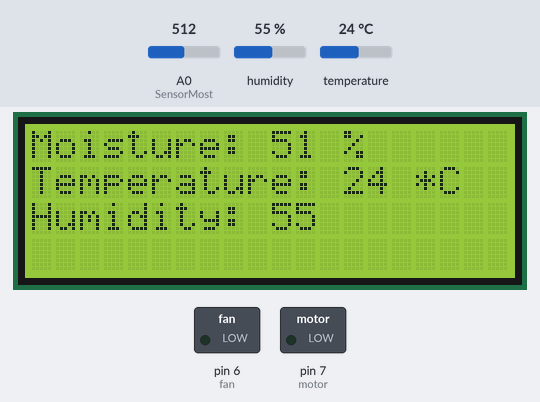
A sketch run on a simulated Arduino Uno, built with avr-gcc and run on an emulated ATmega328P. Shown: 20×4 character LCD, switched loads named in the sketch (green lamp = pin HIGH). Inputs (shaded band) come from the test bench; at power-on: temperature 24 °C, A0 (SensorMost) = 512, humidity 55 %. The local clock reads 2024-03-15 10:24:30 at power-on unless the sketch sets it.

Above: at 2.3 s.
2.4 s: temperature set to 29 °C
At 4.3 s:
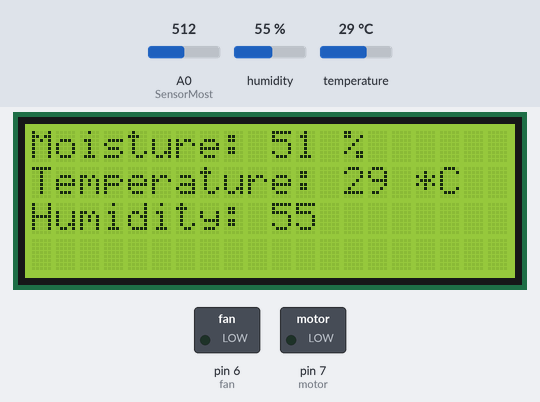
4.7 s: temperature set to 32 °C
At 5.6 s:
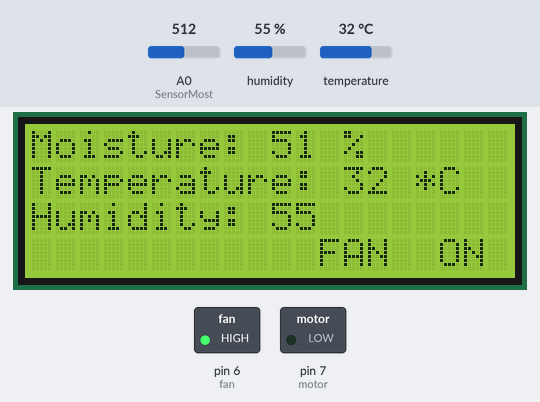
6.8 s: A0 (SensorMost) set to 310
8.3 s: A0 (SensorMost) set to 287
At 9.4 s:
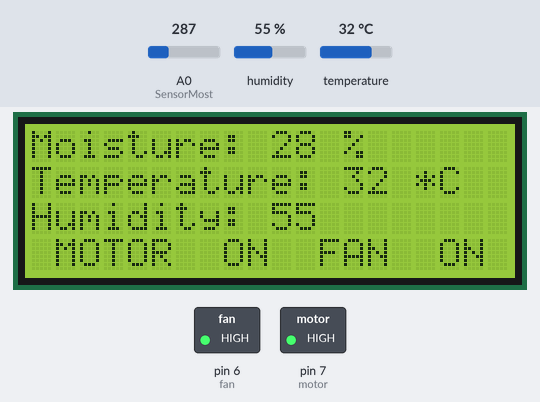
9.8 s: temperature set to 21 °C
At 12.1 s:
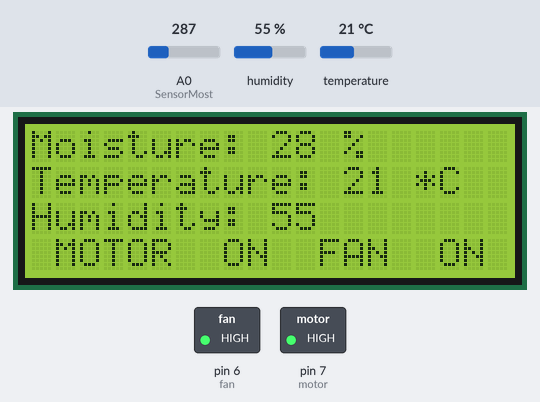
12.9 s: temperature set to 18 °C
At 13.8 s:
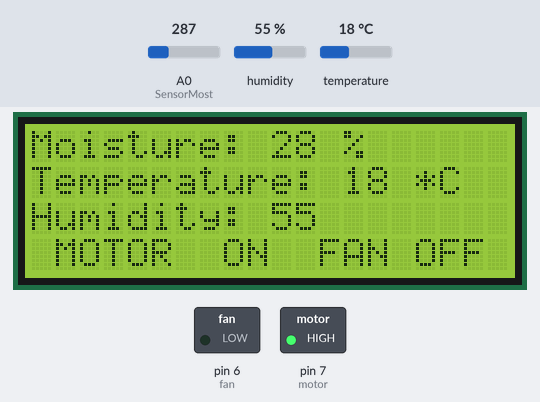
Timing chart, 0 to 15.9 s (numbered marks = the images above; inputs shaded):
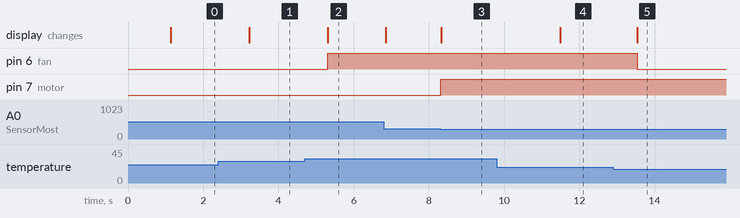

The sketch:

project.ino
```cpp
//PLEASE INCLUDE LIBRARIES FOR DHT11,LCD,SOFTWARE SERIAL,AND RTC BEFORE RUNNING THIS CODE

#include <Adafruit_Sensor.h>
#include <DHT.h>
#include <DHT_U.h>
#include <LiquidCrystal.h>
#include <SoftwareSerial.h>
#include <Wire.h>
#include "RTClib.h"
RTC_DS1307 rtc;
SoftwareSerial xbee(0,1);                   // connect Xbee to pin D0 and D1
LiquidCrystal lcd(13, 12, 11, 10, 9, 8);   //lcd(RS,E,D4,D5,D6,D7)
#define DHTTYPE DHT11                     // #define DHTTYPE DHT22  //for DHT22 Sensor
int DHTPIN = A1;                         // connect DTH11 to pin A1
int SensorMost = A0;                    // connect Soil moisture Sensor to A0
int fan = 6;                           // connect Relay Connected Fan to pin D6
int motor = 7;                        // connect Relay Connected Motor pump to pin D7
DHT dht(DHTPIN, DHTTYPE);
int Pastmotor,Presentmotor,Presentfan,Pastfan,SensorValue,PastValue,Temp,PTemp,Hum;
String FanState,MotorState;


void setup() {
  pinMode(motor, OUTPUT);
  pinMode(fan, OUTPUT);
  lcd.begin(20, 4);
  dht.begin();
  xbee.begin(9600);             //Baud rate set to 9600
  lcd.setCursor(7,1);
  lcd.print("WELCOME");

  rtc.adjust(DateTime(2020, 1, 21, 3, 0, 0));     //user specific date and time
//rtc.adjust(DateTime(F(__DATE__), F(__TIME__))); //present date and time

  xbee.println("                   IOT IRRIGATION");
  xbee.println();
  delay(1000);
}

void loop() {

  PastValue = SensorValue;
  PTemp = Temp;
  SensorValue = analogRead(SensorMost)*0.1;   //converting the sensor value to the sacle of 0 to 100
  Hum = dht.readHumidity();
  Temp = dht.readTemperature();
  DateTime now = rtc.now();

  //Displaying all values in LCD
  lcd.setCursor(0,0);
  lcd.print("Moisture: ");
  lcd.setCursor(10, 0);
  lcd.print(SensorValue);
  lcd.setCursor(13, 0);
  lcd.print("%");
  lcd.setCursor(0, 1);
  lcd.print("Temperature: ");
  lcd.setCursor(13, 1);
  lcd.print(Temp);
  lcd.setCursor(16, 1);
  lcd.print("*C");
  lcd.setCursor(0, 2);
  lcd.print("Humidity: ");
  lcd.setCursor(10, 2);
  lcd.print(Hum);
  lcd.setCursor(1, 3);

  //Algorithm for soil moisture
  if(SensorValue < 30) {
  digitalWrite(motor, HIGH);
  lcd.print("MOTOR  ON");
  MotorState = "MOTOR ON";
  Presentmotor = 1; }
  else if(SensorValue > 50 && Hum>60){
  digitalWrite(motor, LOW);
  lcd.print("HUMID CON");
  MotorState = "MOTOR OFF";
  Presentmotor = 0;  }
  else if(SensorValue > 70){
  digitalWrite(motor, LOW);
  lcd.print("MOTOR OFF");
  MotorState = "MOTOR OFF";
  Presentmotor = 0;
  }
  //Algorithm for Humidity
  if(PastValue < 30) {
    Pastmotor = 1; }
  else if (PastValue > 50 && Hum>60) {
    Pastmotor = 0; }
  else if (PastValue > 70){
    Pastmotor = 0; }

  lcd.setCursor(12, 3);

  //Algorithm for Temperature
  if(Temp > 30) {
  digitalWrite(fan, HIGH);
  lcd.print("FAN  ON");
  FanState = "FAN ON";
  Presentfan = 1; }
  else if(Temp < 20){
  digitalWrite(fan, LOW);
  lcd.print("FAN OFF");
  FanState = "FAN OFF";
  Presentfan = 0;
  }

  if(PTemp > 30) {
    Pastfan = 1; }
  else if (PTemp < 20) {
    Pastfan = 0; }

  //Sending values through Xbee only if there is any change in the Fan or Motorpump State
  if(Pastmotor>Presentmotor || Presentmotor>Pastmotor || Pastfan>Presentfan || Presentfan>Pastfan){
  xbee.print("Moisture: ");
  xbee.print(SensorValue);
  xbee.println(" %");
  xbee.print("Temperature: ");
  xbee.print(Temp);
  xbee.println(" F");
  xbee.print("Humidity: ");
  xbee.println(Hum);
  xbee.println(MotorState);
  xbee.println(FanState);
  xbee.print("Time: ");
  xbee.print(now.hour(), DEC);
  xbee.print("HR : ");
  xbee.print(now.minute(), DEC);  //Time will also be updated simultaneously
  xbee.print("MIN : ");
  xbee.print(now.second(), DEC);
  xbee.println("SEC");
  xbee.println();
  }
  delay(10);
}
```

Measured:
- the behaviour switches between 30 and 31 °C on temperature (found by bisection; images 1 and 2)
- the behaviour switches between 300 and 299 on A0 (SensorMost) (found by bisection; images 2 and 3)
- the behaviour switches between 20 and 19 °C on temperature (found by bisection; images 4 and 5)
- after the input at 2.4 s, the display: changes after 0.82 s (image 1)
- after the input at 4.7 s, pin 6 (fan): LOW → HIGH after 0.61 s; the display: changes after 0.61 s (image 2)
- after the input at 8.3 s, pin 7 (motor): LOW → HIGH at once; the display: changes at once (image 3)
- after the input at 9.8 s, the display: changes after 1.7 s (image 4)
- after the input at 12.9 s, pin 6 (fan): HIGH → LOW after 0.63 s; the display: changes after 0.63 s (image 5)
